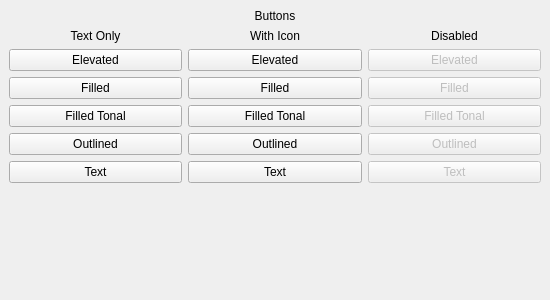
<?xml version="1.0" encoding="UTF-8"?>
<ui version="4.0">
 <class>MainWindow</class>
 <widget class="QMainWindow" name="MainWindow">
  <property name="geometry">
   <rect>
    <x>0</x>
    <y>0</y>
    <width>550</width>
    <height>300</height>
   </rect>
  </property>
  <property name="windowTitle">
   <string>PySide Flow Button</string>
  </property>
  <widget class="QWidget" name="centralwidget">
   <layout class="QVBoxLayout" name="verticalLayout">
    <item>
     <widget class="QLabel" name="titleLabel">
      <property name="text">
       <string>Buttons</string>
      </property>
      <property name="alignment">
       <set>Qt::AlignCenter</set>
      </property>
      <property name="class" stdset="0">
       <string>displayMedium</string>
      </property>
     </widget>
    </item>
    <item>
     <layout class="QGridLayout" name="gridLayout">
      <!-- Headers -->
      <item row="0" column="0">
       <widget class="QLabel" name="lbl_0_0">
        <property name="text">
         <string>Text Only</string>
        </property>
        <property name="alignment">
         <set>Qt::AlignCenter</set>
        </property>
        <property name="class" stdset="0">
         <string>labelLarge</string>
        </property>
       </widget>
      </item>
      <item row="0" column="1">
       <widget class="QLabel" name="lbl_0_1">
        <property name="text">
         <string>With Icon</string>
        </property>
        <property name="alignment">
         <set>Qt::AlignCenter</set>
        </property>
        <property name="class" stdset="0">
         <string>labelLarge</string>
        </property>
       </widget>
      </item>
      <item row="0" column="2">
       <widget class="QLabel" name="lbl_0_2">
        <property name="text">
         <string>Disabled</string>
        </property>
        <property name="alignment">
         <set>Qt::AlignCenter</set>
        </property>
        <property name="class" stdset="0">
         <string>labelLarge</string>
        </property>
       </widget>
      </item>
      
      <!-- Elevated -->
      <item row="1" column="0">
       <widget class="QPushButton" name="btn_elevated_text">
        <property name="text">
         <string>Elevated</string>
        </property>
        <property name="type" stdset="0">
         <string>elevated</string>
        </property>
       </widget>
      </item>
      <item row="1" column="1">
       <widget class="QPushButton" name="btn_elevated_icon">
        <property name="text">
         <string>Elevated</string>
        </property>
        <property name="type" stdset="0">
         <string>elevated</string>
        </property>
        <property name="iconName" stdset="0">
         <string>camera</string>
        </property>
        <property name="iconStyle" stdset="0">
         <string>rounded</string>
        </property>
        <property name="iconFill" stdset="0">
         <bool>true</bool>
        </property>
       </widget>
      </item>
      <item row="1" column="2">
       <widget class="QPushButton" name="btn_elevated_disabled">
        <property name="text">
         <string>Elevated</string>
        </property>
        <property name="type" stdset="0">
         <string>elevated</string>
        </property>
        <property name="enabled">
         <bool>false</bool>
        </property>
       </widget>
      </item>

      <!-- Filled -->
      <item row="2" column="0">
       <widget class="QPushButton" name="btn_filled_text">
        <property name="text">
         <string>Filled</string>
        </property>
        <property name="type" stdset="0">
         <string>filled</string>
        </property>
       </widget>
      </item>
      <item row="2" column="1">
       <widget class="QPushButton" name="btn_filled_icon">
        <property name="text">
         <string>Filled</string>
        </property>
        <property name="type" stdset="0">
         <string>filled</string>
        </property>
        <property name="iconName" stdset="0">
         <string>camera</string>
        </property>
        <property name="iconStyle" stdset="0">
         <string>sharp</string>
        </property>
        <property name="iconFill" stdset="0">
         <bool>false</bool>
        </property>
       </widget>
      </item>
      <item row="2" column="2">
       <widget class="QPushButton" name="btn_filled_disabled">
        <property name="text">
         <string>Filled</string>
        </property>
        <property name="type" stdset="0">
         <string>filled</string>
        </property>
        <property name="enabled">
         <bool>false</bool>
        </property>
       </widget>
      </item>

      <!-- Filled Tonal -->
      <item row="3" column="0">
       <widget class="QPushButton" name="btn_filledTonal_text">
        <property name="text">
         <string>Filled Tonal</string>
        </property>
        <property name="type" stdset="0">
         <string>filledTonal</string>
        </property>
       </widget>
      </item>
      <item row="3" column="1">
       <widget class="QPushButton" name="btn_filledTonal_icon">
        <property name="text">
         <string>Filled Tonal</string>
        </property>
        <property name="type" stdset="0">
         <string>filledTonal</string>
        </property>
        <property name="iconName" stdset="0">
         <string>palette</string>
        </property>
        <property name="iconStyle" stdset="0">
         <string>outlined</string>
        </property>
       </widget>
      </item>
      <item row="3" column="2">
       <widget class="QPushButton" name="btn_filledTonal_disabled">
        <property name="text">
         <string>Filled Tonal</string>
        </property>
        <property name="type" stdset="0">
         <string>filledTonal</string>
        </property>
        <property name="enabled">
         <bool>false</bool>
        </property>
       </widget>
      </item>

      <!-- Outlined -->
      <item row="4" column="0">
       <widget class="QPushButton" name="btn_outlined_text">
        <property name="text">
         <string>Outlined</string>
        </property>
        <property name="type" stdset="0">
         <string>outlined</string>
        </property>
       </widget>
      </item>
      <item row="4" column="1">
       <widget class="QPushButton" name="btn_outlined_icon">
        <property name="text">
         <string>Outlined</string>
        </property>
        <property name="type" stdset="0">
         <string>outlined</string>
        </property>
        <property name="iconName" stdset="0">
         <string>home</string>
        </property>
       </widget>
      </item>
      <item row="4" column="2">
       <widget class="QPushButton" name="btn_outlined_disabled">
        <property name="text">
         <string>Outlined</string>
        </property>
        <property name="type" stdset="0">
         <string>outlined</string>
        </property>
        <property name="enabled">
         <bool>false</bool>
        </property>
       </widget>
      </item>

      <!-- Text -->
      <item row="5" column="0">
       <widget class="QPushButton" name="btn_text_text">
        <property name="text">
         <string>Text</string>
        </property>
        <property name="type" stdset="0">
         <string>text</string>
        </property>
       </widget>
      </item>
      <item row="5" column="1">
       <widget class="QPushButton" name="btn_text_icon">
        <property name="text">
         <string>Text</string>
        </property>
        <property name="type" stdset="0">
         <string>text</string>
        </property>
        <property name="iconName" stdset="0">
         <string>settings</string>
        </property>
       </widget>
      </item>
      <item row="5" column="2">
       <widget class="QPushButton" name="btn_text_disabled">
        <property name="text">
         <string>Text</string>
        </property>
        <property name="type" stdset="0">
         <string>text</string>
        </property>
        <property name="enabled">
         <bool>false</bool>
        </property>
       </widget>
      </item>
     </layout>
    </item>
    <item>
     <spacer name="verticalSpacer">
      <property name="orientation">
       <enum>Qt::Vertical</enum>
      </property>
      <property name="sizeHint" stdset="0">
       <size>
        <width>20</width>
        <height>40</height>
       </size>
      </property>
     </spacer>
    </item>
   </layout>
  </widget>
 </widget>
 <resources/>
 <connections/>
</ui>
